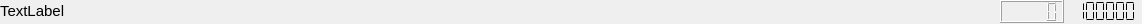
<?xml version="1.0" encoding="UTF-8"?>
<ui version="4.0">
 <class>StatusBarWidget</class>
 <widget class="QWidget" name="StatusBarWidget">
  <property name="geometry">
   <rect>
    <x>0</x>
    <y>0</y>
    <width>1142</width>
    <height>24</height>
   </rect>
  </property>
  <property name="maximumSize">
   <size>
    <width>16777215</width>
    <height>24</height>
   </size>
  </property>
  <property name="windowTitle">
   <string>Form</string>
  </property>
  <layout class="QGridLayout" name="gridLayout">
   <property name="sizeConstraint">
    <enum>QLayout::SizeConstraint::SetNoConstraint</enum>
   </property>
   <property name="leftMargin">
    <number>0</number>
   </property>
   <property name="topMargin">
    <number>0</number>
   </property>
   <property name="rightMargin">
    <number>0</number>
   </property>
   <property name="bottomMargin">
    <number>0</number>
   </property>
   <item row="0" column="2">
    <widget class="QLCDNumber" name="progLcd"/>
   </item>
   <item row="0" column="1">
    <spacer name="horizontalSpacer">
     <property name="orientation">
      <enum>Qt::Orientation::Horizontal</enum>
     </property>
     <property name="sizeHint" stdset="0">
      <size>
       <width>931</width>
       <height>20</height>
      </size>
     </property>
    </spacer>
   </item>
   <item row="0" column="0">
    <widget class="QLabel" name="status">
     <property name="sizePolicy">
      <sizepolicy hsizetype="Preferred" vsizetype="Fixed">
       <horstretch>0</horstretch>
       <verstretch>0</verstretch>
      </sizepolicy>
     </property>
     <property name="font">
      <font>
       <pointsize>11</pointsize>
      </font>
     </property>
     <property name="text">
      <string>TextLabel</string>
     </property>
    </widget>
   </item>
   <item row="0" column="3">
    <widget class="QLCDNumber" name="lcdNumber">
     <property name="sizePolicy">
      <sizepolicy hsizetype="Fixed" vsizetype="Fixed">
       <horstretch>0</horstretch>
       <verstretch>0</verstretch>
      </sizepolicy>
     </property>
     <property name="minimumSize">
      <size>
       <width>46</width>
       <height>0</height>
      </size>
     </property>
     <property name="font">
      <font>
       <pointsize>11</pointsize>
      </font>
     </property>
     <property name="layoutDirection">
      <enum>Qt::LayoutDirection::LeftToRight</enum>
     </property>
     <property name="autoFillBackground">
      <bool>false</bool>
     </property>
     <property name="styleSheet">
      <string notr="true"/>
     </property>
     <property name="frameShape">
      <enum>QFrame::Shape::NoFrame</enum>
     </property>
     <property name="frameShadow">
      <enum>QFrame::Shadow::Plain</enum>
     </property>
     <property name="smallDecimalPoint">
      <bool>false</bool>
     </property>
     <property name="digitCount">
      <number>6</number>
     </property>
     <property name="segmentStyle">
      <enum>QLCDNumber::SegmentStyle::Flat</enum>
     </property>
     <property name="value" stdset="0">
      <double>999999.000000000000000</double>
     </property>
     <property name="intValue" stdset="0">
      <number>999999</number>
     </property>
    </widget>
   </item>
  </layout>
 </widget>
 <resources/>
 <connections/>
</ui>
